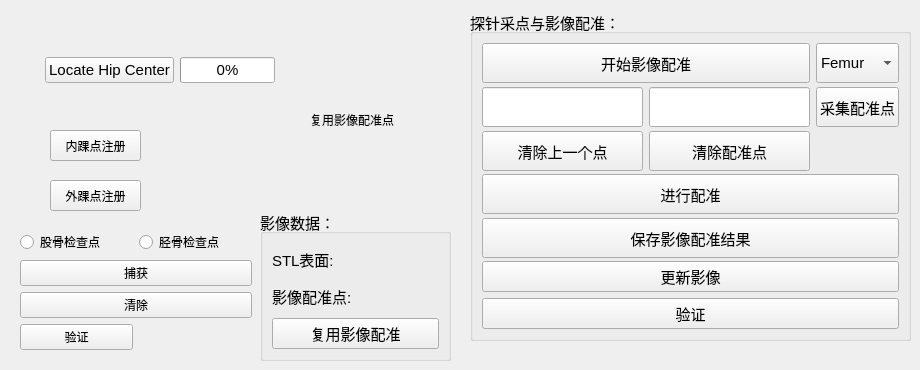
     <widget class="QWidget" name="tab">
      <attribute name="title">
       <string>影像配准</string>
      </attribute>
      <widget class="QWidget" name="horizontalLayoutWidget_3">
       <property name="geometry">
        <rect>
         <x>10</x>
         <y>30</y>
         <width>301</width>
         <height>80</height>
        </rect>
       </property>
       <layout class="QHBoxLayout" name="horizontalLayout_9">
        <item>
         <spacer name="horizontalSpacer_3">
          <property name="orientation">
           <enum>Qt::Horizontal</enum>
          </property>
          <property name="sizeHint" stdset="0">
           <size>
            <width>40</width>
            <height>20</height>
           </size>
          </property>
         </spacer>
        </item>
        <item>
         <widget class="QPushButton" name="LocateHipCenterBtn">
          <property name="font">
           <font>
            <pointsize>11</pointsize>
           </font>
          </property>
          <property name="text">
           <string>Locate Hip Center</string>
          </property>
         </widget>
        </item>
        <item>
         <widget class="QProgressBar" name="HipCenterPosProgressBar">
          <property name="font">
           <font>
            <pointsize>11</pointsize>
           </font>
          </property>
          <property name="value">
           <number>0</number>
          </property>
          <property name="alignment">
           <set>Qt::AlignCenter</set>
          </property>
         </widget>
        </item>
        <item>
         <spacer name="horizontalSpacer_4">
          <property name="orientation">
           <enum>Qt::Horizontal</enum>
          </property>
          <property name="sizeHint" stdset="0">
           <size>
            <width>40</width>
            <height>20</height>
           </size>
          </property>
         </spacer>
        </item>
       </layout>
      </widget>
      <widget class="QGroupBox" name="groupBox_5">
       <property name="geometry">
        <rect>
         <x>260</x>
         <y>210</y>
         <width>191</width>
         <height>151</height>
        </rect>
       </property>
       <property name="font">
        <font>
         <pointsize>11</pointsize>
        </font>
       </property>
       <property name="title">
        <string>影像数据： </string>
       </property>
       <layout class="QGridLayout" name="gridLayout_9">
        <item row="1" column="0">
         <layout class="QHBoxLayout" name="horizontalLayout_12">
          <item>
           <widget class="QLabel" name="label_10">
            <property name="font">
             <font>
              <pointsize>11</pointsize>
             </font>
            </property>
            <property name="text">
             <string>影像配准点:  </string>
            </property>
           </widget>
          </item>
          <item>
           <widget class="QmitkSingleNodeSelectionWidget" name="mitkNodeSelectWidget_landmark_src" native="true">
            <property name="font">
             <font>
              <pointsize>11</pointsize>
             </font>
            </property>
           </widget>
          </item>
         </layout>
        </item>
        <item row="0" column="0">
         <layout class="QHBoxLayout" name="horizontalLayout_11">
          <item>
           <widget class="QLabel" name="label_9">
            <property name="font">
             <font>
              <pointsize>11</pointsize>
             </font>
            </property>
            <property name="text">
             <string>STL表面:  </string>
            </property>
           </widget>
          </item>
          <item>
           <widget class="QmitkSingleNodeSelectionWidget" name="mitkNodeSelectWidget_surface_regis" native="true">
            <property name="font">
             <font>
              <pointsize>11</pointsize>
             </font>
            </property>
           </widget>
          </item>
         </layout>
        </item>
        <item row="2" column="0">
         <widget class="QPushButton" name="ReuseImageRegistrationBtn">
          <property name="font">
           <font>
            <pointsize>11</pointsize>
           </font>
          </property>
          <property name="text">
           <string>复用影像配准</string>
          </property>
         </widget>
        </item>
       </layout>
      </widget>
      <widget class="QGroupBox" name="groupBox_4">
       <property name="geometry">
        <rect>
         <x>470</x>
         <y>10</y>
         <width>441</width>
         <height>331</height>
        </rect>
       </property>
       <property name="font">
        <font>
         <pointsize>11</pointsize>
        </font>
       </property>
       <property name="title">
        <string>探针采点与影像配准：</string>
       </property>
       <layout class="QGridLayout" name="gridLayout_8">
        <item row="4" column="0" colspan="3">
         <widget class="QPushButton" name="SaveImageRegistraionResultBtn">
          <property name="minimumSize">
           <size>
            <width>0</width>
            <height>40</height>
           </size>
          </property>
          <property name="text">
           <string>保存影像配准结果</string>
          </property>
         </widget>
        </item>
        <item row="1" column="2">
         <widget class="QPushButton" name="SelectRegistrationPointBtn">
          <property name="minimumSize">
           <size>
            <width>0</width>
            <height>40</height>
           </size>
          </property>
          <property name="text">
           <string>采集配准点</string>
          </property>
         </widget>
        </item>
        <item row="2" column="0">
         <widget class="QPushButton" name="RemoveLastRegistrationPointBtn">
          <property name="minimumSize">
           <size>
            <width>0</width>
            <height>40</height>
           </size>
          </property>
          <property name="text">
           <string>清除上一个点</string>
          </property>
         </widget>
        </item>
        <item row="1" column="1">
         <widget class="QLineEdit" name="CurrentRegistrationCountLineEdit">
          <property name="minimumSize">
           <size>
            <width>0</width>
            <height>40</height>
           </size>
          </property>
         </widget>
        </item>
        <item row="1" column="0">
         <widget class="QLineEdit" name="TotalRegistrationCountLineEdit">
          <property name="minimumSize">
           <size>
            <width>0</width>
            <height>40</height>
           </size>
          </property>
         </widget>
        </item>
        <item row="0" column="2">
         <widget class="QComboBox" name="ImageRegistrationTypeComboBox">
          <property name="minimumSize">
           <size>
            <width>0</width>
            <height>40</height>
           </size>
          </property>
          <property name="layoutDirection">
           <enum>Qt::LeftToRight</enum>
          </property>
          <item>
           <property name="text">
            <string>Femur</string>
           </property>
          </item>
          <item>
           <property name="text">
            <string>Tibia</string>
           </property>
          </item>
         </widget>
        </item>
        <item row="5" column="0" colspan="3">
         <widget class="QPushButton" name="UseRegistrationBtn">
          <property name="text">
           <string>更新影像</string>
          </property>
         </widget>
        </item>
        <item row="2" column="1">
         <widget class="QPushButton" name="ClearRegistrationPointBtn">
          <property name="minimumSize">
           <size>
            <width>0</width>
            <height>40</height>
           </size>
          </property>
          <property name="text">
           <string>清除配准点</string>
          </property>
         </widget>
        </item>
        <item row="3" column="0" colspan="3">
         <widget class="QPushButton" name="RegisterImageBtn">
          <property name="minimumSize">
           <size>
            <width>0</width>
            <height>40</height>
           </size>
          </property>
          <property name="text">
           <string>进行配准</string>
          </property>
         </widget>
        </item>
        <item row="0" column="0" colspan="2">
         <widget class="QPushButton" name="StartSelectPointBtn">
          <property name="minimumSize">
           <size>
            <width>0</width>
            <height>40</height>
           </size>
          </property>
          <property name="text">
           <string>开始影像配准</string>
          </property>
         </widget>
        </item>
        <item row="6" column="0" colspan="3">
         <widget class="QPushButton" name="VerifyImageRegistrationAccuracyBtn">
          <property name="text">
           <string>验证</string>
          </property>
         </widget>
        </item>
       </layout>
      </widget>
      <widget class="QPushButton" name="RegisterMalleolusMedialisBtn">
       <property name="geometry">
        <rect>
         <x>50</x>
         <y>130</y>
         <width>91</width>
         <height>31</height>
        </rect>
       </property>
       <property name="text">
        <string>内踝点注册</string>
       </property>
      </widget>
      <widget class="QPushButton" name="RegisterLateralMalleolusBtn">
       <property name="geometry">
        <rect>
         <x>50</x>
         <y>180</y>
         <width>91</width>
         <height>31</height>
        </rect>
       </property>
       <property name="text">
        <string>外踝点注册</string>
       </property>
      </widget>
      <widget class="QWidget" name="verticalLayoutWidget_6">
       <property name="geometry">
        <rect>
         <x>20</x>
         <y>230</y>
         <width>232</width>
         <height>121</height>
        </rect>
       </property>
       <layout class="QVBoxLayout" name="verticalLayout_14">
        <item>
         <layout class="QHBoxLayout" name="horizontalLayout_23">
          <item>
           <widget class="QRadioButton" name="FemurVerifyPointBtn">
            <property name="text">
             <string>股骨检查点</string>
            </property>
           </widget>
          </item>
          <item>
           <widget class="QRadioButton" name="TibiaVerifyPointBtn">
            <property name="text">
             <string>胫骨检查点</string>
            </property>
           </widget>
          </item>
         </layout>
        </item>
        <item>
         <widget class="QPushButton" name="CaptureVerifyBtn">
          <property name="text">
           <string>捕获</string>
          </property>
         </widget>
        </item>
        <item>
         <widget class="QPushButton" name="ClearVerifyPointBtn">
          <property name="text">
           <string>清除</string>
          </property>
         </widget>
        </item>
        <item>
         <layout class="QHBoxLayout" name="horizontalLayout_51">
          <item>
           <widget class="QPushButton" name="VerifyPointBtn">
            <property name="text">
             <string>验证</string>
            </property>
           </widget>
          </item>
          <item>
           <widget class="QLabel" name="VerifyPointDistanceLabel">
            <property name="text">
             <string/>
            </property>
           </widget>
          </item>
         </layout>
        </item>
       </layout>
      </widget>
      <widget class="QWidget" name="horizontalLayoutWidget_18">
       <property name="geometry">
        <rect>
         <x>310</x>
         <y>80</y>
         <width>160</width>
         <height>80</height>
        </rect>
       </property>
       <layout class="QHBoxLayout" name="horizontalLayout_33">
        <item>
         <widget class="QLabel" name="label_36">
          <property name="text">
           <string>复用影像配准点</string>
          </property>
         </widget>
        </item>
        <item>
         <widget class="QmitkSingleNodeSelectionWidget" name="PKAReUseRegistrationPointsSelectWidget" native="true">
          <property name="font">
           <font>
            <pointsize>11</pointsize>
           </font>
          </property>
         </widget>
        </item>
       </layout>
      </widget>
     </widget>
